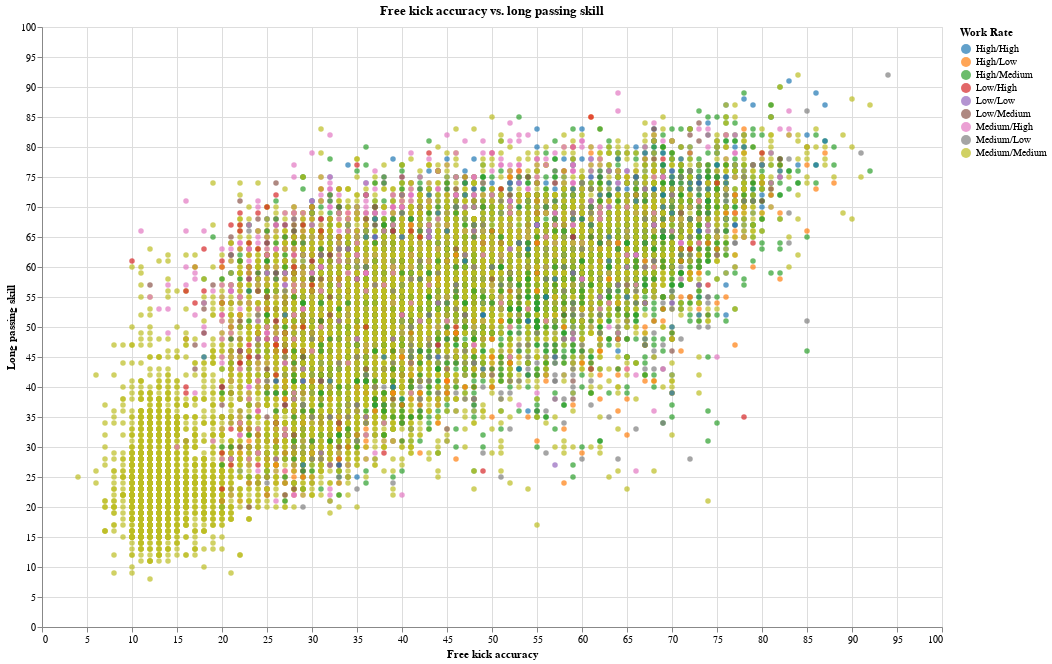

The notebook cell this image was saved under:
### Code cell
alt.Chart(df, title="Free kick accuracy vs. long passing skill").mark_circle().encode(
    x = alt.X('Free Kick Accuracy:Q', title="Free kick accuracy"),
    y = alt.Y('Long Passing Skill:Q', title="Long passing skill"),
    color = alt.Color('Work Rate:N', scale = alt.Scale(scheme='category10')),
    tooltip = alt.Tooltip(['Name:N', 'Work Rate:N', 'Long Passing Skill:Q', 'Free Kick Accuracy:Q'])
 
).properties(height=600, width=900).interactive()

### Figure 1 — Vega-Lite specification as saved in the notebook (floating-point values rounded to 4 significant figures; data arrays with more than 128 entries replaced by an {"elided": "..."} marker saying what was removed)
{"config": {"view": {"continuousWidth": 400, "continuousHeight": 300}}, "data": {"name": "data-7f7c93c76e636cf702a255959c02abd7"}, "mark": "circle", "encoding": {"color": {"field": "Work Rate", "scale": {"scheme": "category10"}, "type": "nominal"}, "tooltip": [{"field": "Name", "type": "nominal"}, {"field": "Work Rate", "type": "nominal"}, {"field": "Long Passing Skill", "type": "quantitative"}, {"field": "Free Kick Accuracy", "type": "quantitative"}], "x": {"field": "Free Kick Accuracy", "title": "Free kick accuracy", "type": "quantitative"}, "y": {"field": "Long Passing Skill", "title": "Long passing skill", "type": "quantitative"}}, "height": 600, "selection": {"selector001": {"type": "interval", "bind": "scales", "encodings": ["x", "y"]}}, "title": "Free kick accuracy vs. long passing skill", "width": 900, "$schema": "https://vega.github.io/schema/vega-lite/v4.17.0.json", "datasets": {"data-7f7c93c76e636cf702a255959c02abd7": {"elided": "18278 records"}}}
